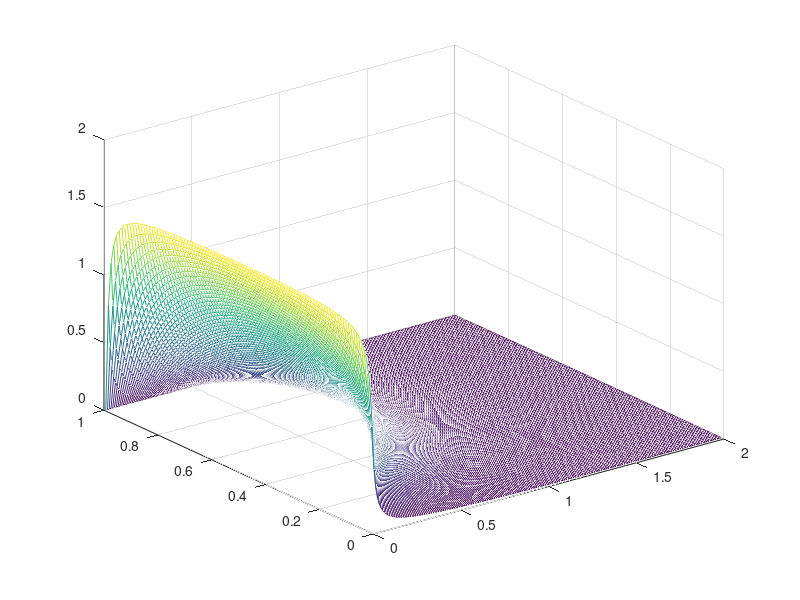

The MATLAB script that drew this image:
clear all, close all, clc

V0 = 1;
a = 1;

initialValue_X = 0.01;
interval = 0.01;
finalValue_X = 2;

initialValue_Y = 0.01;
finalValue_Y = 1;


y = initialValue_Y:interval:finalValue_Y;
x = initialValue_X:interval:finalValue_X;  

z = [];

for i = 1:length(y)
    
    for j = 1:length(x)
        z(i,j) = atan((sin(pi * y(i) /a))/(sinh(pi * x(j)/a))) ;
    
    end
end


xlabel('X');
ylabel('Y');
zlabel('Potential');

[X, Y] = meshgrid(x,y);
mesh(X,Y,z);
